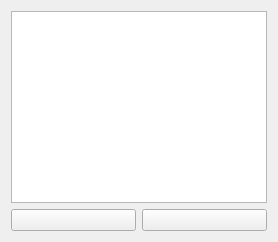
         <widget class="QWidget" name="pipesTab">
          <attribute name="title">
           <string>Tubos</string>
          </attribute>
          <layout class="QGridLayout" name="gridLayout_4">
           <item row="0" column="0" colspan="2">
            <widget class="QTableView" name="pipesTable">
             <property name="alternatingRowColors">
              <bool>true</bool>
             </property>
            </widget>
           </item>
           <item row="1" column="1">
            <widget class="QPushButton" name="deletePipeButton">
             <property name="text">
              <string/>
             </property>
             <property name="icon">
              <iconset resource="images/contributions.qrc">
               <normaloff>:/miinusButton/minus.png</normaloff>:/miinusButton/minus.png</iconset>
             </property>
             <property name="iconSize">
              <size>
               <width>16</width>
               <height>16</height>
              </size>
             </property>
            </widget>
           </item>
           <item row="1" column="0">
            <widget class="QPushButton" name="addPipeButton">
             <property name="text">
              <string/>
             </property>
             <property name="icon">
              <iconset resource="images/contributions.qrc">
               <normaloff>:/plusButton/plus.png</normaloff>:/plusButton/plus.png</iconset>
             </property>
             <property name="iconSize">
              <size>
               <width>16</width>
               <height>16</height>
              </size>
             </property>
             <property name="default">
              <bool>false</bool>
             </property>
            </widget>
           </item>
          </layout>
         </widget>
